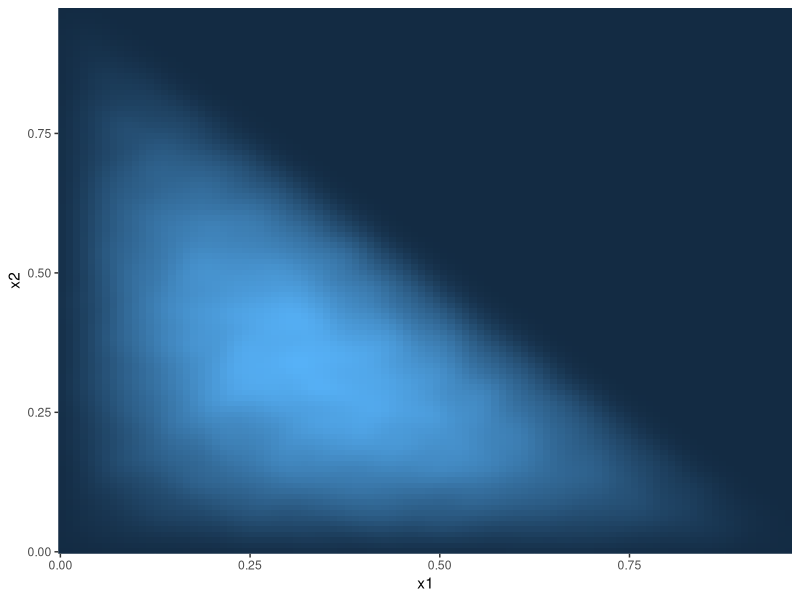
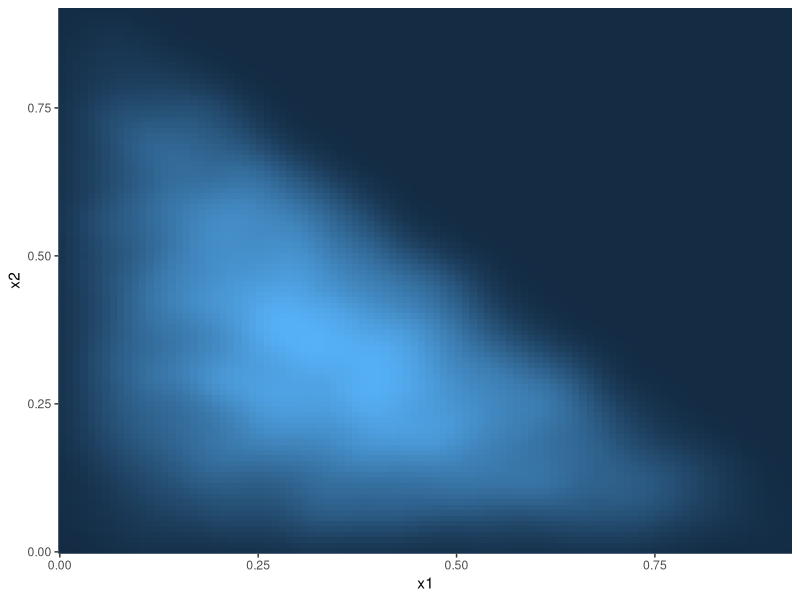

The R script that drew these images, in order: (Note: this script raises an error after producing the figures.)
## ---- chunk 1
### DO NOT run this chunk of code during the exam
library(MCMCpack)
alpha<-rep(2, 3)
X<-rdirichlet(1e5, alpha)
colnames(X)<- c("x1", "x2", "x3") 
X <- data.frame(X)

library(ggplot2)
ggplot(X, aes(x=x1, y=x2) ) +
  stat_density_2d(aes(fill = ..density..), geom = "raster", contour = FALSE) +
  scale_x_continuous(expand = c(0, 0)) +
  scale_y_continuous(expand = c(0, 0)) +
  theme(
    legend.position='none'
  )
## ---- chunk 2
# Solution goes here 
g <- function(x) {
  return(dunif(x[1], 0, 1) * dunif(x[2], 0, 1))
}
## ---- chunk 3
# Solution goes here 
f <- function(x) {
  return(ddirichlet(c(x, 1-x[1]-x[2]), alpha))
}

# determine gamma
# nf <- function(x) {
#   return(-ddirichlet(c(x, 1-x[1]-x[2]), alpha))
# }
# nlm(f, c(0.1, 0.2))

e <- function(x, ga = 1/4.5) {
  return(g(x)/ga)
}
## ---- chunk 4
# Solution goes here 
k <- 0
bi <- matrix(nrow = 10000, ncol = 2)
while(k < 10000) {
  x <- runif(2, 0, 1)
  if(x[1] + x[2] < 1) {
    u <- runif(1, 0, 1)
    if(u * e(x) < f(x)) {
      k <- k + 1
      bi[k, ] <- x
    }
  }
}
## ---- chunk 5
# Solution goes here 
df_bi <- as.data.frame(bi)
names(df_bi) <- c("x1", "x2")

ggplot(df_bi, aes(x=x1, y=x2) ) +
  stat_density_2d(aes(fill = ..density..), geom = "raster", contour = FALSE) +
  scale_x_continuous(expand = c(0, 0)) +
  scale_y_continuous(expand = c(0, 0)) +
  theme(
    legend.position='none'
  )
## ---- chunk 6
# Solution goes here 
k <- 0
all <- 0
bi <- matrix(nrow = 10000, ncol = 2)
while(k < 10000) {
  x <- runif(2, 0, 1)
  if(x[1] + x[2] < 1) {
    u <- runif(1, 0, 1)
    if(u * e(x) < f(x)) {
      k <- k + 1
      bi[k, ] <- x
    }
  }
  all <- all+1
}

# acceptance rate
k/all
## ---- chunk 7
votes <- read.table("2017_cleaned_votes.csv", header = TRUE, sep = ";")
dim(votes)
X <- votes[, 2:101]
## ---- chunk 8
# Solution goes here 
y <- ifelse(votes$party == "R", 1, 0)
## ---- chunk 9
# Solution goes here 
neg.ll.l2 <- function(beta, lamd) {
  beta_0 <- beta[1]
  beta_1 <- beta[2:101]
  Y <- y
  X.mat <- as.matrix(X)
  linear.component <- beta_0 + X.mat%*%beta_1
  p.i <- exp(linear.component)/(1+exp(linear.component))
  pl <- lamd * sum(beta_1 ** 2)
  return(-mean(dbinom(Y, size=1, prob=p.i,log=TRUE)) + pl)
}
## ---- chunk 10
# Solution goes here 
nlm(neg.ll.l2, rep(0, 101), lamd = 0.12)
beta <- nlm(neg.ll.l2, rep(0, 101), lamd = 0.12)$estimate
beta
## ---- chunk 11
# Solution goes here 
y_tmp <- as.matrix(cbind(rep(1, 424), X)) %*% beta
y_hat <- ifelse(y_tmp>0, 1, 0)
mean(y == y_hat)
## ---- chunk 12
# Solution goes here 
# cross validation
neg.ll.l2.df <- function(beta, lamd, y = y, X = X) {
  beta_0 <- beta[1]
  beta_1 <- beta[2:101]
  Y <- y
  X.mat <- as.matrix(X)
  linear.component <- beta_0 + X.mat%*%beta_1
  p.i <- exp(linear.component)/(1+exp(linear.component))
  pl <- lamd * sum(beta_1 ** 2)
  return(-mean(dbinom(Y, size=1, prob=p.i,log=TRUE)) + pl)
}

neg.ll.l2.df(y = y[1:100], X = X[1:100, ])

rep.vec <- rep(1:106, 8)
re.order <- sample(rep.vec, replace=F)

test.error <- NULL
for (k in 1:106) {
    # Choose test and training data from kth fold
    test  <- votes[re.order==k, ]
    train <- votes[re.order!=k, ]

    n.test <- nrow(test)
    
    beta <- nlm(neg.ll.l2.df(y = y[train], X = X[train, ]))$estimate
    predictions <- rep(NA, n.test)

    test.error[k] <- sum(predictions != test$Direction)/n.test
}

mean(test.error)
## ---- chunk 13
data <- read.csv("Problem1.csv")
plot(data$X,data$Y, pch=16, main="Linear Trend and Outlyers")
## ---- chunk 14
# Solution goes here 
lm1 <- lm(Y~X, data)

plot(data$X,data$Y, pch=16, main="Linear Trend and Outlyers")
abline(lm1, col = "red")

n_data <- data[data$Y != c(1.05, 1.94, 2.38), ]
lm2 <- lm(Y~X, n_data)
plot(data$X,data$Y, pch=16, main="Linear Trend and Outlyers")
abline(lm1, col = 2)
abline(lm2, col = "blue")
## ---- chunk 15
# Solution goes here
Q <- function(b) {
  lin <- data$Y - (b[1] + b[2] * data$X)
  tmp <- ifelse(abs(lin) <= 1, lin**2, 2*abs(lin)-1)
  return(sum(tmp))
}

Q(c(0, 0))
## ---- chunk 16
# Solution goes here
est <- nlm(Q, c(0, 0))$estimate

ggplot() + geom_smooth(data = data, aes(x = X, y = Y, color = "regular"), method =  "lm", se = F) +
  geom_point(data = data, aes(x = X, y = Y)) + 
  geom_line(aes(x = seq(0, 10), y = est[1] + est[2] * seq(0, 10), color = "huber")) +
  labs(color = "regression type")
## ---- chunk 17
round(confint(lm(Y~X,data=data),level=.95),4)
## ---- chunk 18
# Solution goes here 
